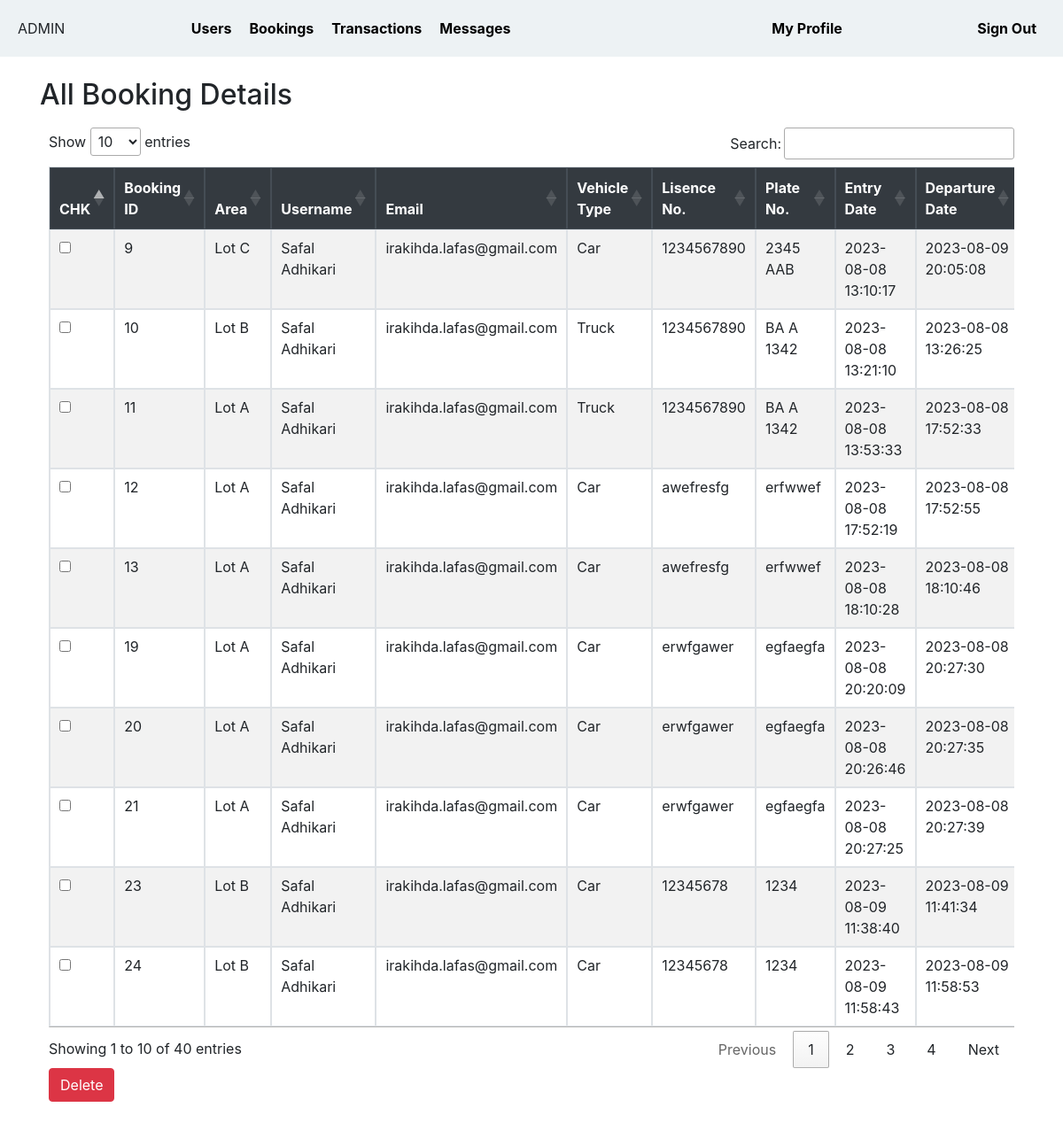
The page /pms002/0/booking.php (signed in) on the database its author committed.
### tables this page shows
CREATE TABLE `booking` (
  `id` int(11) NOT NULL,
  `area` text NOT NULL,
  `lot_no` text NOT NULL,
  `username` varchar(25) NOT NULL,
  `email` text NOT NULL,
  `v_type` text NOT NULL,
  `lis_no` text NOT NULL,
  `plate_no` text NOT NULL,
  `e_date` text NOT NULL,
  `d_date` text NOT NULL,
  `status` text NOT NULL,
  `charge` text NOT NULL
);

### PMS002/0/booking.php (the view, shortened to what this page needs)
<!DOCTYPE html>
<html xmlns="http://www.w3.org/1999/xhtml">
<head>
    <link rel="stylesheet" href="https://maxcdn.bootstrapcdn.com/bootstrap/4.5.2/css/bootstrap.min.css">
    <link rel="stylesheet" href="https://cdn.datatables.net/1.10.21/css/jquery.dataTables.min.css">
</head>
<body>
<?php
include('inc/header.php');
include('inc/connect.php');
?>
<section id="container" class="container">
    <section id="content">
        <div class="mt-4 mb-4">
            <h2>All Booking Details</h2>
            <div style="width:auto;background:white;padding:10px;margin:auto;">
                <div class="table-responsive">
                    <form method="post" action="deletebooking.php">
                        <!-- <div class="form-group">
                            <label for="search">Search:</label>
                            <input type="text" class="form-control" id="search" name="search" placeholder="Search...">
                        </div> -->
                        <table cellpadding="0" cellspacing="0" border="0" class="table table-striped table-bordered"
                               id="example">
                            <thead class="thead-dark">
                            <tr>
                                <th>CHK</th>
                                <th>Booking ID</th>
                                <th>Area</th>
                                <th>Username</th>
                                <th>Email</th>
                                <th>Vehicle Type</th>
                                <th>Lisence No.</th>
                                <th>Plate No.</th>
                                <th>Entry Date</th>
                                <th>Departure Date</th>
                            </tr>
                            </thead>
                            <tbody>
                            <?php
                            $query = mysqli_query($connect, "select * from booking") or die(mysql_error());
                            while ($row = mysqli_fetch_array($query)) {
                                $id = $row['id'];
                                ?>
                                <tr>
                                    <td>
                                        <input name="selector[]" type="checkbox" value="<?php echo $id; ?>">
                                    </td>
                                    <td><?php echo $id ?></td>
                                    <td><?php echo $row['area'] ?></td>
                                    <td><?php echo $row['username'] ?></td>
                                    <td><?php echo $row['email'] ?></td>
                                    <td><?php echo $row['v_type'] ?></td>
                                    <td><?php echo $row['lis_no'] ?></td>
                                    <td><?php echo $row['plate_no'] ?></td>
                                    <td><?php echo $row['e_date'] ?></td>
                                    <td><?php echo $row['d_date'] ?></td>
                                </tr>
                            <?php } ?>
                            </tbody>
                        </table>
                        <input type="submit" class="btn btn-danger" value="Delete" name="delete">
                    </form>
                </div>
            </div>
        </div>
    </section>
</section>
</body>
</html>

### rows shown on the page
booking: id "9", area "Lot C", username "Safal Adhikari", email "irakihda.lafas@gmail.com", v_type "Car", lis_no "1234567890", plate_no "2345 AAB", e_date "2023-08-08 13:10:17", d_date "2023-08-09 20:05:08"
booking: id "10", area "Lot B", username "Safal Adhikari", email "irakihda.lafas@gmail.com", v_type "Truck", lis_no "1234567890", plate_no "BA A 1342", e_date "2023-08-08 13:21:10", d_date "2023-08-08 13:26:25"
booking: id "11", area "Lot A", username "Safal Adhikari", email "irakihda.lafas@gmail.com", v_type "Truck", lis_no "1234567890", plate_no "BA A 1342", e_date "2023-08-08 13:53:33", d_date "2023-08-08 17:52:33"
booking: id "12", area "Lot A", username "Safal Adhikari", email "irakihda.lafas@gmail.com", v_type "Car", lis_no "awefresfg", plate_no "erfwwef", e_date "2023-08-08 17:52:19", d_date "2023-08-08 17:52:55"
booking: id "13", area "Lot A", username "Safal Adhikari", email "irakihda.lafas@gmail.com", v_type "Car", lis_no "awefresfg", plate_no "erfwwef", e_date "2023-08-08 18:10:28", d_date "2023-08-08 18:10:46"
booking: id "19", area "Lot A", username "Safal Adhikari", email "irakihda.lafas@gmail.com", v_type "Car", lis_no "erwfgawer", plate_no "egfaegfa", e_date "2023-08-08 20:20:09", d_date "2023-08-08 20:27:30"
booking: id "20", area "Lot A", username "Safal Adhikari", email "irakihda.lafas@gmail.com", v_type "Car", lis_no "erwfgawer", plate_no "egfaegfa", e_date "2023-08-08 20:26:46", d_date "2023-08-08 20:27:35"
booking: id "21", area "Lot A", username "Safal Adhikari", email "irakihda.lafas@gmail.com", v_type "Car", lis_no "erwfgawer", plate_no "egfaegfa", e_date "2023-08-08 20:27:25", d_date "2023-08-08 20:27:39"
booking: id "23", area "Lot B", username "Safal Adhikari", email "irakihda.lafas@gmail.com", v_type "Car", lis_no "12345678", plate_no "1234", e_date "2023-08-09 11:38:40", d_date "2023-08-09 11:41:34"
booking: id "24", area "Lot B", username "Safal Adhikari", email "irakihda.lafas@gmail.com", v_type "Car", lis_no "12345678", plate_no "1234", e_date "2023-08-09 11:58:43", d_date "2023-08-09 11:58:53"
